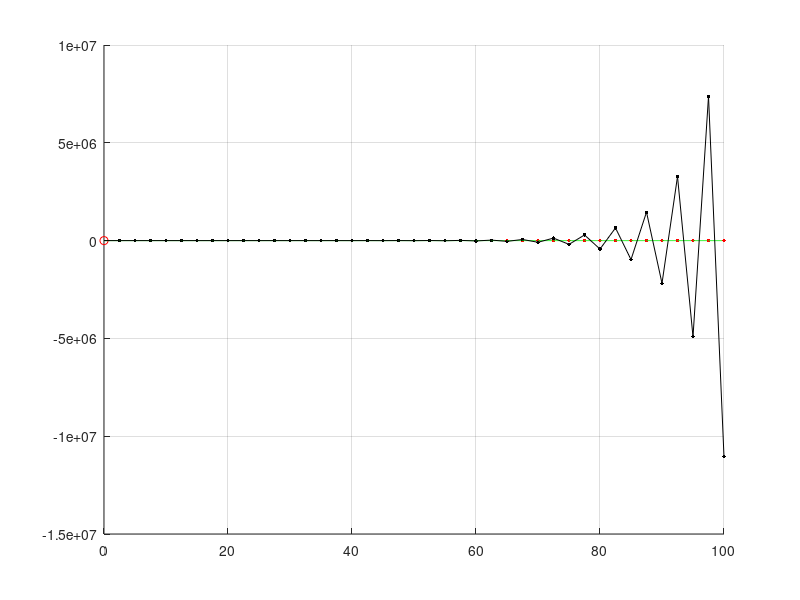
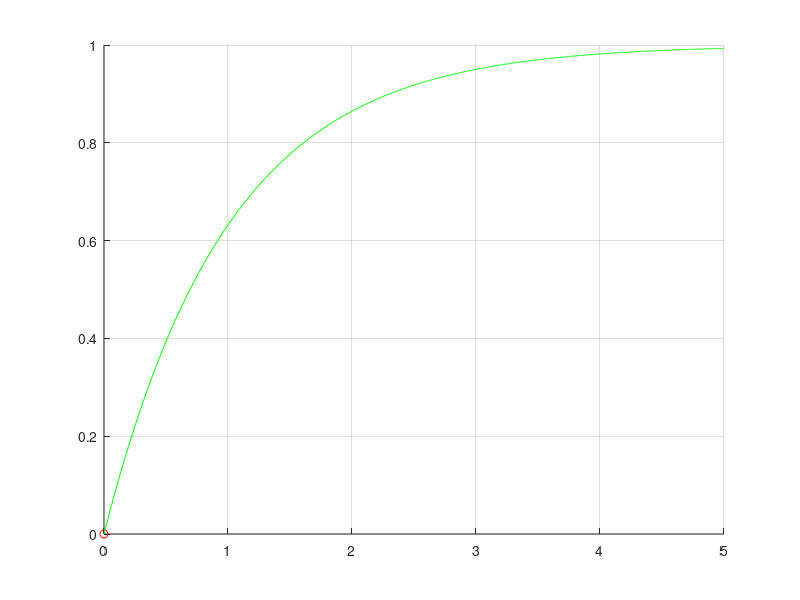

The MATLAB source for these figures, in order:
%
% Eulerio metodas , tikslumo ir stabilumo paaiskinimas
%

function Euler
clc, clear all, 
% close all
spalva='k'

global a f
a=-1;f=1;

x0=0;y0=0.0;
dx=2.5;
xmax=100; 

nnnn=1000;
xplot=5;
xxxx=x0+(0:xplot/(nnnn-1):xplot);
figure(100), hold on, grid on,
plot(x0,y0,'ro')
plot(xxxx,sprendinys(xxxx,y0),'g-')

nnn=100;
nsteps=xmax/dx;
xxx=x0+(0:dx/(nnn-1):dx);
figure(1), hold on, grid on, %axis(range);

x=x0;y=y0;
plot(x,y,'ro');
pntx=x;pnty=y;  
for i=1:nsteps
    plot(xxx,sprendinys(xxx,y0),'g-');plot(xxx(end),sprendinys(xxx(end),y0),'r.','MarkerSize',8)
    dy=DY(x,y);
    y=y+dx*dy
    x=x+dx
    pause
    plot(x,y,[spalva,'.'],'MarkerSize',8)
    plot([pntx,x],[pnty,y],[spalva,'-']);
    pntx=x;pnty=y;
    xxx=xxx+dx;
end

return,end

function dy=DY(x,y)
global a f
dy=a*y+f;
% dy=-5*y^2+sin(x)+2;
return,end

function y=sprendinys(x,y0);
global a f 
y=(y0+f/a).*exp(a*x)-f/a;
return,end